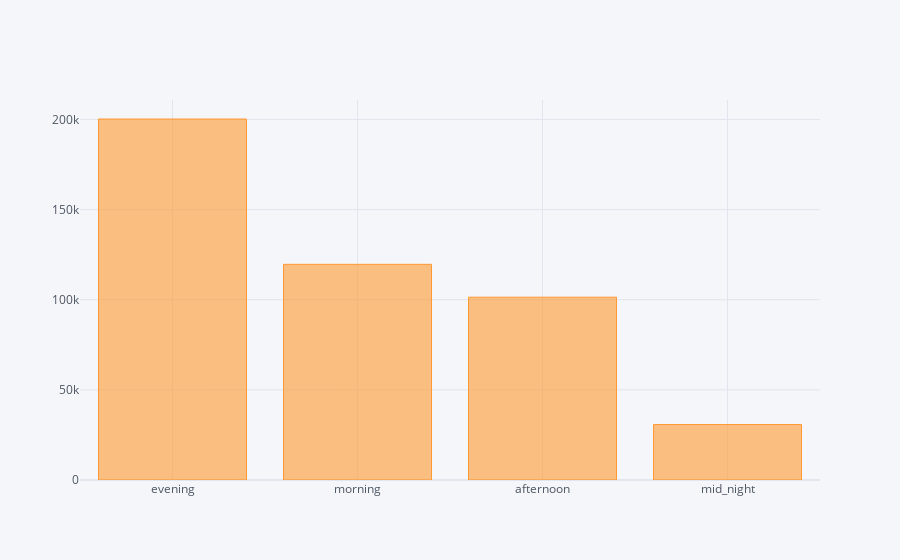

Notebook code cell kept with this figure:
### Code cell
data['Arrival'].value_counts().iplot(kind='bar')

### Figure 1 — Plotly figure (JSON) as saved in the notebook; plotly's stock layout.template omitted (floating-point values rounded to 4 significant figures)
{"data": [{"marker": {"color": "rgba(255, 153, 51, 0.6)", "line": {"color": "rgba(255, 153, 51, 1.0)", "width": 1}}, "name": "count", "orientation": "v", "text": "", "type": "bar", "x": ["evening", "morning", "afternoon", "mid_night"], "y": [200266, 119644, 101413, 30765]}], "layout": {"legend": {"bgcolor": "#F5F6F9", "font": {"color": "#4D5663"}}, "paper_bgcolor": "#F5F6F9", "plot_bgcolor": "#F5F6F9", "title": {"font": {"color": "#4D5663"}}, "xaxis": {"gridcolor": "#E1E5ED", "showgrid": true, "tickfont": {"color": "#4D5663"}, "title": {"font": {"color": "#4D5663"}, "text": ""}, "zerolinecolor": "#E1E5ED"}, "yaxis": {"gridcolor": "#E1E5ED", "showgrid": true, "tickfont": {"color": "#4D5663"}, "title": {"font": {"color": "#4D5663"}, "text": ""}, "zerolinecolor": "#E1E5ED"}}}
